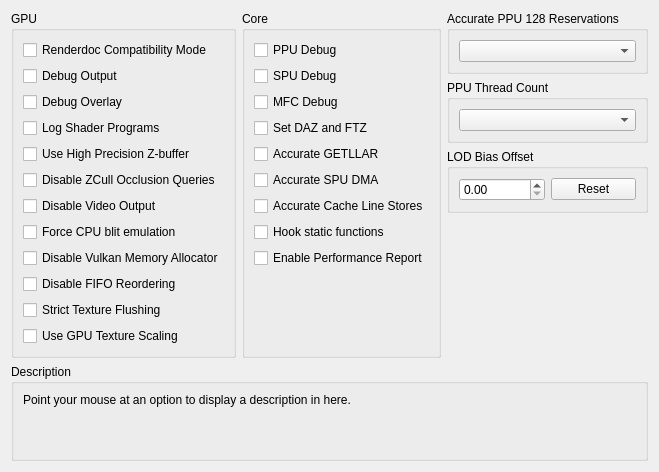
      <widget class="QWidget" name="debugTab">
       <attribute name="title">
        <string>Debug</string>
       </attribute>
       <layout class="QVBoxLayout" name="debugTab_layout" stretch="0,1,0">
        <item>
         <layout class="QHBoxLayout" name="debugTabLayout" stretch="1,1,1">
          <item>
           <widget class="QGroupBox" name="gb_debug_gpu">
            <property name="enabled">
             <bool>true</bool>
            </property>
            <property name="title">
             <string>GPU</string>
            </property>
            <property name="alignment">
             <set>Qt::AlignLeading|Qt::AlignLeft|Qt::AlignTop</set>
            </property>
            <layout class="QVBoxLayout" name="gb_debug_gpu_layout">
             <item alignment="Qt::AlignTop">
              <widget class="QCheckBox" name="renderdocCompatibility">
               <property name="enabled">
                <bool>true</bool>
               </property>
               <property name="text">
                <string>Renderdoc Compatibility Mode</string>
               </property>
              </widget>
             </item>
             <item alignment="Qt::AlignTop">
              <widget class="QCheckBox" name="debugOutput">
               <property name="text">
                <string>Debug Output</string>
               </property>
              </widget>
             </item>
             <item>
              <widget class="QCheckBox" name="debugOverlay">
               <property name="text">
                <string>Debug Overlay</string>
               </property>
              </widget>
             </item>
             <item>
              <widget class="QCheckBox" name="logProg">
               <property name="text">
                <string>Log Shader Programs</string>
               </property>
              </widget>
             </item>
             <item alignment="Qt::AlignTop">
              <widget class="QCheckBox" name="forceHighpZ">
               <property name="text">
                <string>Use High Precision Z-buffer</string>
               </property>
              </widget>
             </item>
             <item>
              <widget class="QCheckBox" name="disableHwOcclusionQueries">
               <property name="text">
                <string>Disable ZCull Occlusion Queries</string>
               </property>
              </widget>
             </item>
             <item>
              <widget class="QCheckBox" name="disableVideoOutput">
               <property name="text">
                <string>Disable Video Output</string>
               </property>
              </widget>
             </item>
             <item>
              <widget class="QCheckBox" name="forceCpuBlitEmulation">
               <property name="text">
                <string>Force CPU blit emulation</string>
               </property>
              </widget>
             </item>
             <item>
              <widget class="QCheckBox" name="disableVulkanMemAllocator">
               <property name="text">
                <string>Disable Vulkan Memory Allocator</string>
               </property>
              </widget>
             </item>
             <item>
              <widget class="QCheckBox" name="disableFIFOReordering">
               <property name="text">
                <string>Disable FIFO Reordering</string>
               </property>
              </widget>
             </item>
             <item>
              <widget class="QCheckBox" name="strictTextureFlushing">
               <property name="text">
                <string>Strict Texture Flushing</string>
               </property>
              </widget>
             </item>
             <item>
              <widget class="QCheckBox" name="gpuTextureScaling">
               <property name="text">
                <string>Use GPU Texture Scaling</string>
               </property>
              </widget>
             </item>
             <item>
              <spacer name="verticalSpacerDebugGPU">
               <property name="orientation">
                <enum>Qt::Vertical</enum>
               </property>
               <property name="sizeType">
                <enum>QSizePolicy::MinimumExpanding</enum>
               </property>
               <property name="sizeHint" stdset="0">
                <size>
                 <width>0</width>
                 <height>0</height>
                </size>
               </property>
              </spacer>
             </item>
            </layout>
           </widget>
          </item>
          <item>
           <widget class="QGroupBox" name="gb_debug_core">
            <property name="title">
             <string>Core</string>
            </property>
            <layout class="QVBoxLayout" name="gb_debug_core_layout">
             <item>
              <widget class="QCheckBox" name="ppuDebug">
               <property name="text">
                <string>PPU Debug</string>
               </property>
              </widget>
             </item>
             <item>
              <widget class="QCheckBox" name="spuDebug">
               <property name="text">
                <string>SPU Debug</string>
               </property>
              </widget>
             </item>
             <item>
              <widget class="QCheckBox" name="mfcDebug">
               <property name="text">
                <string>MFC Debug</string>
               </property>
              </widget>
             </item>
             <item>
              <widget class="QCheckBox" name="setDAZandFTZ">
               <property name="text">
                <string>Set DAZ and FTZ</string>
               </property>
              </widget>
             </item>
             <item>
              <widget class="QCheckBox" name="accurateGETLLAR">
               <property name="text">
                <string>Accurate GETLLAR</string>
               </property>
              </widget>
             </item>
             <item>
              <widget class="QCheckBox" name="accurateSpuDMA">
               <property name="text">
                <string>Accurate SPU DMA</string>
               </property>
              </widget>
             </item>
             <item>
              <widget class="QCheckBox" name="accurateClineStores">
               <property name="text">
                <string>Accurate Cache Line Stores</string>
               </property>
              </widget>
             </item>
             <item>
              <widget class="QCheckBox" name="hookStFunc">
               <property name="text">
                <string>Hook static functions</string>
               </property>
              </widget>
             </item>
             <item>
              <widget class="QCheckBox" name="perfReport">
               <property name="text">
                <string>Enable Performance Report</string>
               </property>
              </widget>
             </item>
             <item>
              <spacer name="verticalSpacerDebugCore">
               <property name="orientation">
                <enum>Qt::Vertical</enum>
               </property>
               <property name="sizeType">
                <enum>QSizePolicy::MinimumExpanding</enum>
               </property>
               <property name="sizeHint" stdset="0">
                <size>
                 <width>0</width>
                 <height>0</height>
                </size>
               </property>
              </spacer>
             </item>
            </layout>
           </widget>
          </item>
          <item>
           <widget class="QWidget" name="debug_more_stuff" native="true">
            <layout class="QVBoxLayout" name="debug_more_stuff_layout">
             <property name="leftMargin">
              <number>0</number>
             </property>
             <property name="topMargin">
              <number>0</number>
             </property>
             <property name="rightMargin">
              <number>0</number>
             </property>
             <property name="bottomMargin">
              <number>0</number>
             </property>
             <item>
              <widget class="QGroupBox" name="gb_accurate_ppu_128">
               <property name="title">
                <string>Accurate PPU 128 Reservations</string>
               </property>
               <layout class="QVBoxLayout" name="gb_accurate_ppu_128_layout">
                <item>
                 <widget class="QComboBox" name="combo_accurate_ppu_128"/>
                </item>
               </layout>
              </widget>
             </item>
             <item>
              <widget class="QGroupBox" name="gb_num_ppu_threads">
               <property name="title">
                <string>PPU Thread Count</string>
               </property>
               <layout class="QVBoxLayout" name="vbl_num_ppu_threads">
                <item>
                 <widget class="QComboBox" name="combo_num_ppu_threads"/>
                </item>
               </layout>
              </widget>
             </item>
             <item>
              <widget class="QGroupBox" name="gb_Level_of_Detail">
               <property name="title">
                <string>LOD Bias Offset</string>
               </property>
               <layout class="QVBoxLayout" name="gb_Level_of_Detail_Layout">
                <item>
                 <layout class="QHBoxLayout" name="TextureLODBiasLayout">
                  <item>
                   <widget class="QDoubleSpinBox" name="TextureLODBias"/>
                  </item>
                  <item>
                   <widget class="QPushButton" name="TextureLODBiasReset">
                    <property name="text">
                     <string>Reset</string>
                    </property>
                   </widget>
                  </item>
                 </layout>
                </item>
               </layout>
              </widget>
             </item>
             <item>
              <spacer name="verticalSpacerDebugMore">
               <property name="orientation">
                <enum>Qt::Vertical</enum>
               </property>
               <property name="sizeType">
                <enum>QSizePolicy::MinimumExpanding</enum>
               </property>
               <property name="sizeHint" stdset="0">
                <size>
                 <width>0</width>
                 <height>0</height>
                </size>
               </property>
              </spacer>
             </item>
            </layout>
           </widget>
          </item>
         </layout>
        </item>
        <item>
         <spacer name="debugTabSpacer">
          <property name="orientation">
           <enum>Qt::Vertical</enum>
          </property>
          <property name="sizeType">
           <enum>QSizePolicy::MinimumExpanding</enum>
          </property>
          <property name="sizeHint" stdset="0">
           <size>
            <width>0</width>
            <height>0</height>
           </size>
          </property>
         </spacer>
        </item>
        <item>
         <widget class="QGroupBox" name="gb_description_debug">
          <property name="title">
           <string>Description</string>
          </property>
          <layout class="QVBoxLayout" name="gb_description_debug_layout">
           <item>
            <widget class="QLabel" name="description_debug">
             <property name="text">
              <string>Point your mouse at an option to display a description in here.


</string>
             </property>
             <property name="textFormat">
              <enum>Qt::PlainText</enum>
             </property>
             <property name="alignment">
              <set>Qt::AlignLeading|Qt::AlignLeft|Qt::AlignTop</set>
             </property>
             <property name="wordWrap">
              <bool>true</bool>
             </property>
            </widget>
           </item>
          </layout>
         </widget>
        </item>
       </layout>
      </widget>
